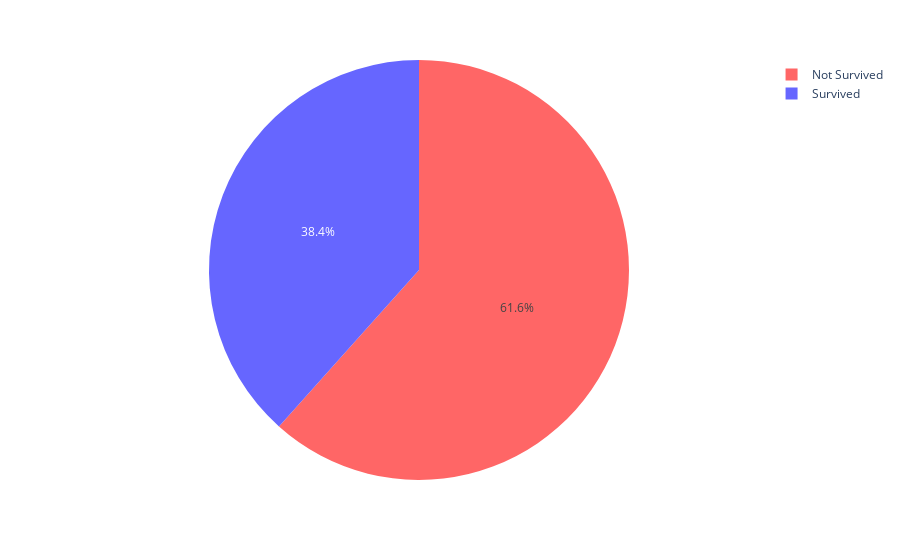

This figure's notebook cell:
### Code cell
counts = df['Survived'].value_counts()
counts.rename(index = {0:'Not Survived', 1: 'Survived'}, inplace =True)
fig=px.pie(values=counts , names = counts.index ,
           color_discrete_sequence=['#FF6666', '#6666FF'])
fig.show()

### Figure 1 — Plotly figure (JSON) as saved in the notebook; plotly's stock layout.template omitted (floating-point values rounded to 4 significant figures)
{"data": [{"domain": {"x": [0, 1], "y": [0, 1]}, "hovertemplate": "label=%{label}<br>value=%{value}<extra></extra>", "labels": ["Not Survived", "Survived"], "legendgroup": "", "name": "", "showlegend": true, "type": "pie", "values": [549, 342]}], "layout": {"legend": {"tracegroupgap": 0}, "margin": {"t": 60}, "piecolorway": ["#FF6666", "#6666FF"]}}
